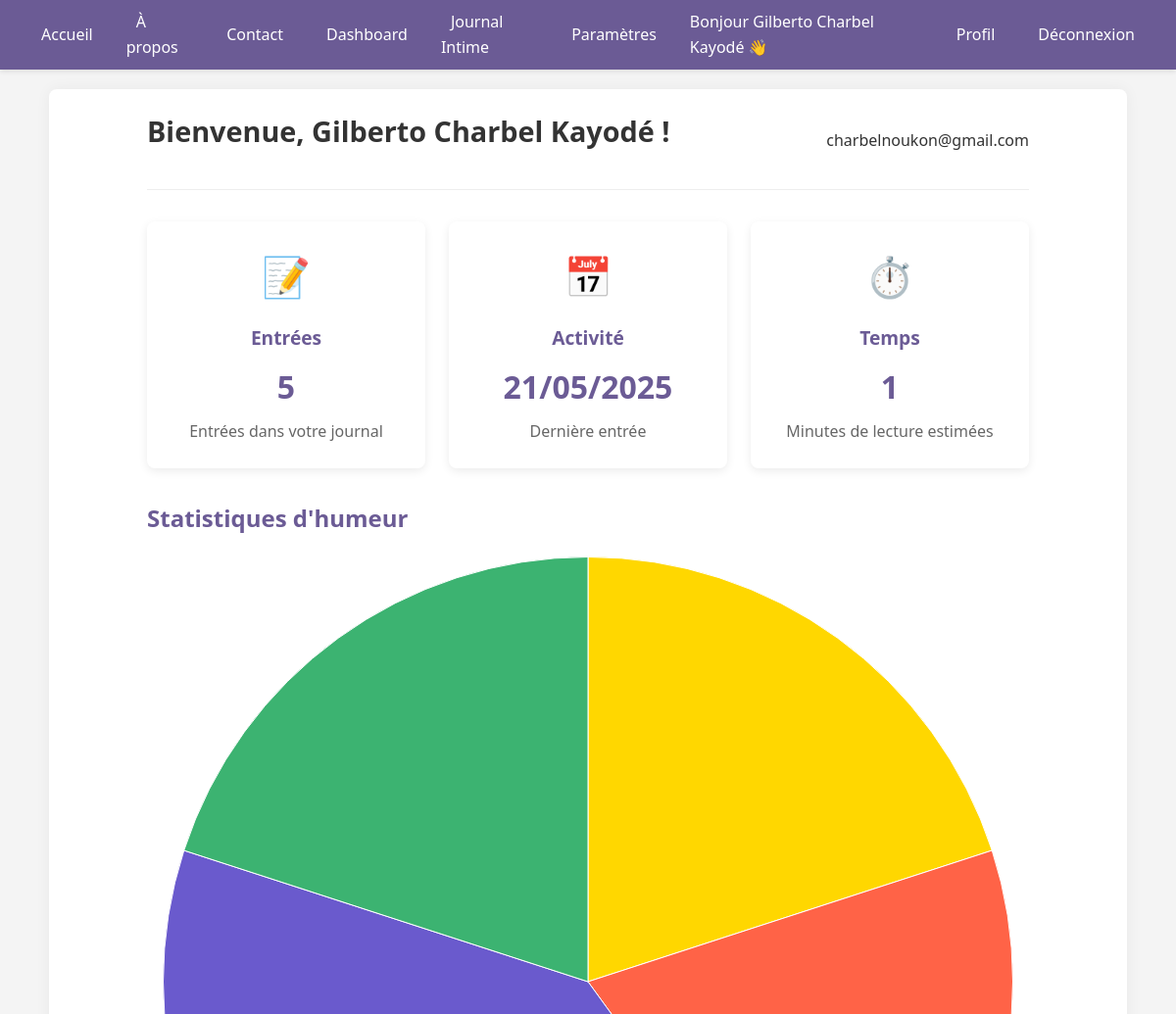
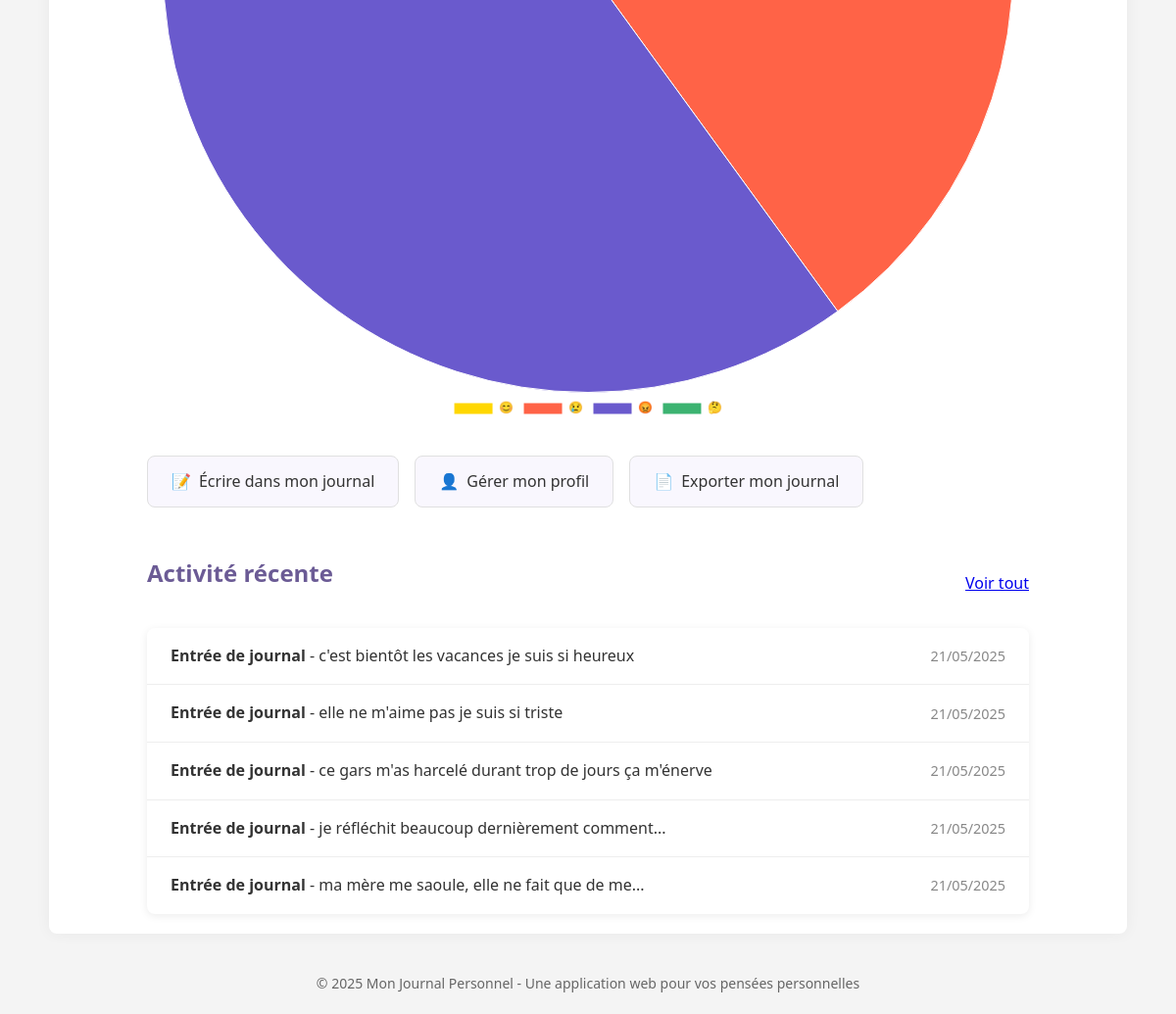
The page /dashboard (signed in) on the database its author committed (2 pictures, top to bottom).
### app.py (models this page shows, shortened)
class User(db.Model, UserMixin):
    id = db.Column(db.Integer, primary_key=True)
    first_name = db.Column(db.String(100), nullable=False)
    last_name = db.Column(db.String(100), nullable=False)
    email = db.Column(db.String(150), unique=True, nullable=False)
    password_hash = db.Column(db.String(200), nullable=False)
    theme = db.Column(db.String(20), default="light")  # 'light' ou 'dark'
    font = db.Column(db.String(50), default="default")  # ex : 'serif', 'sans-serif', etc.
    entries = db.relationship('JournalEntry', backref='author', lazy=True)

class JournalEntry(db.Model):
    id = db.Column(db.Integer, primary_key=True)
    _texte = db.Column("texte", db.LargeBinary, nullable=False)
    date_created = db.Column(db.DateTime, default=datetime.datetime.utcnow)
    user_id = db.Column(db.Integer, db.ForeignKey('user.id'), nullable=False)
    humeur = db.Column(db.String(10), nullable=True)
    tags = db.relationship('Tag', secondary=entry_tags, backref=db.backref('entries', lazy='dynamic'))
    @property
    def texte(self):
        try:
            return fernet.decrypt(self._texte).decode()
        except Exception:
            return self._texte.decode() if isinstance(self._texte, bytes) else str(self._texte)
    @texte.setter
    def texte(self, value):
        self._texte = fernet.encrypt(value.encode())

### app.py (the view)
@app.route('/dashboard')
@login_required
def dashboard():
    user = current_user
    humeurs = [entry.humeur for entry in user.entries if entry.humeur]
    compteur_humeurs = Counter(humeurs)
    labels = list(compteur_humeurs.keys()) if compteur_humeurs else []
    counts = list(compteur_humeurs.values()) if compteur_humeurs else []
    return render_template(
        'dashboard.html',
        user=user,
        humeurs_labels=labels,
        humeurs_counts=counts
    )

### app.py (called while the page is built)
@login_manager.user_loader
def load_user(user_id):
    return db.session.get(User, int(user_id))  # Changement ici

### templates/dashboard.html (shortened to what this page needs)
{% extends "base.html" %}
{% block content %}
<div class="dashboard-container">
    <div class="dashboard-header">
        <h1 class="welcome-message">Bienvenue, {{ user.first_name }} !</h1>
        <div class="user-info">
            <span>{{ user.email }}</span>
        </div>
    </div>
    <div class="dashboard-cards">
        <div class="dashboard-card">
            <div class="card-icon">📝</div>
            <h3 class="card-title">Entrées</h3>
            <div class="card-value">{{ user.entries|length }}</div>
            <p class="card-description">Entrées dans votre journal</p>
        </div>
        <div class="dashboard-card">
            <div class="card-icon">📅</div>
            <h3 class="card-title">Activité</h3>
            <div class="card-value">
                {% if user.entries %}
                    {{ user.entries[-1].date_created.strftime('%d/%m/%Y') }}
                {% else %}
                    -
                {% endif %}
            </div>
            <p class="card-description">Dernière entrée</p>
        </div>
        <div class="dashboard-card">
            <div class="card-icon">⏱️</div>
            <h3 class="card-title">Temps</h3>
            <div class="card-value">
                {% if user.entries|length > 0 %}
                    {{ (user.entries|map(attribute='texte')|join|length // 200) if user.entries else 0 }}
                {% else %}
                    0
                {% endif %}
            </div>
            <p class="card-description">Minutes de lecture estimées</p>
        </div>
    </div>
    <h2>Statistiques d'humeur</h2>
    <canvas id="chartHumeur" width="400" height="200"></canvas>
    <div class="action-buttons">
        <a href="{{ url_for('journal') }}" class="action-button">
            <span>📝</span> Écrire dans mon journal
        </a>
        <a href="{{ url_for('profile') }}" class="action-button">
            <span>👤</span> Gérer mon profil
        </a>
        <a href="{{ url_for('export_txt') }}" class="action-button">
            <span>📄</span> Exporter mon journal
        </a>
    </div>
    <div class="recent-activity">
        <div class="activity-header">
            <h2>Activité récente</h2>
            <a href="{{ url_for('journal') }}">Voir tout</a>
        </div>
        <div class="activity-list">
            {% if user.entries|length > 0 %}
                {% for entry in user.entries[:5] %}
                    <div class="activity-item">
                        <div>
                            <strong>Entrée de journal</strong> -
                            {{ entry.texte|truncate(50) }}
                        </div>
                        <span class="activity-date">{{ entry.date_created.strftime('%d/%m/%Y') }}</span>
                    </div>
                {% endfor %}
            {% else %}
                <div class="activity-item">
                    <p>Aucune activité récente. Commencez à écrire dans votre journal!</p>
                </div>
            {% endif %}
        </div>
    </div>
</div>
<script>
  // Vérifier que les données existent et ne sont pas nulles
  const labels = {{ humeurs_labels|tojson | safe }};
  const counts = {{ humeurs_counts|tojson | safe }};
  if (labels.length > 0 && counts.length > 0) {
    const ctx = document.getElementById('chartHumeur').getContext('2d');
    const chartHumeur = new Chart(ctx, {
      type: 'pie',
      data: {
        labels: labels,
        datasets: [{
          label: 'Nombre d\'entrées',
          data: counts,
          backgroundColor: [
            '#FFD700',
            '#FF6347',
            '#6A5ACD',
            '#3CB371',
            '#FFA500',
            '#87CEEB'
          ],
          borderWidth: 1
        }]
      },
      options: {
        responsive: true,
        plugins: {
          legend: {
            position: 'bottom',
          }
        }
      }
    });
  } else {
    // Pas de données à afficher, on peut masquer le canvas ou afficher un message
    document.getElementById('chartHumeur').style.display = 'none';
    // Optionnel : afficher un message à l'utilisateur
    const container = document.getElementById('chartHumeur').parentNode;
    const msg = document.createElement('p');
    msg.textContent = "Pas encore d'entrées avec humeur pour afficher les statistiques.";
    container.appendChild(msg);
  }
</script>
{% endblock %}

### templates/base.html (shortened to what this page needs)
<!DOCTYPE html>
<html lang="fr">
<head>
</head>
<body>
    <nav>
    <ul>
        <li><a href="{{ url_for('home') }}">Accueil</a></li>
        <li><a href="{{ url_for('about') }}">À propos</a></li>
        <li><a href="{{ url_for('contact') }}">Contact</a></li>
        {% if current_user.is_authenticated %}
            <li><a href="{{ url_for('dashboard') }}">Dashboard</a></li>
            <li><a href="{{ url_for('journal') }}">Journal Intime</a></li>
            <li><a href="{{ url_for('settings') }}">Paramètres</a></li>
        {% endif %}
    </ul>
    <ul>
        {% if current_user.is_authenticated %}
            <li style="color: white;">Bonjour {{ current_user.first_name }} 👋</li>
            <li><a href="{{ url_for('profile') }}">Profil</a></li>
            <li><a href="{{ url_for('logout') }}">Déconnexion</a></li>
        {% else %}
            <li><a href="{{ url_for('login') }}">Connexion</a></li>
            <li><a href="{{ url_for('register') }}">Inscription</a></li>
        {% endif %}
    </ul>
    </nav>
    <div class="content-wrapper">
        {% block content %}{% endblock %}
    </div>
    <body class="{{ current_user.theme }} {{ current_user.font }}">
    <footer>
        <p>© 2025 Mon Journal Personnel - Une application web pour vos pensées personnelles</p>
    </footer>
</body>
</html>

### templates/base.html (style rules this page uses)
body.light { background-color: var(--light-bg); color: var(--dark-text); }
:root { --primary-color: #6b5b95; --primary-hover: #5a4a82; --light-bg: #f4f4f4; --dark-text: #333; --light-text: #fff; --success-color: #4caf50; --error-color: #f44336; --border-radius: 8px; }
* { box-sizing: border-box; margin: 0; padding: 0; }
body { margin: 0; font-family: 'Segoe UI', Tahoma, Geneva, Verdana, sans-serif; background-color: var(--light-bg); color: var(--dark-text); line-height: 1.6; }
nav { background-color: var(--primary-color); padding: 10px 20px; display: flex; justify-content: space-between; align-items: center; box-shadow: 0 2px 5px rgba(0,0,0,0.1); }
nav ul { list-style: none; margin: 0; padding: 0; display: flex; align-items: center; }
nav li { margin: 0 12px; }
nav a { color: var(--light-text); text-decoration: none; font-weight: 500; transition: all 0.3s ease; padding: 5px 10px; border-radius: var(--border-radius); }
.content-wrapper { max-width: 1100px; margin: 20px auto; padding: 20px; background-color: white; border-radius: var(--border-radius); box-shadow: 0 0 15px rgba(0,0,0,0.05); min-height: calc(100vh - 200px); }
h1, h2, h3 { color: var(--primary-color); margin-bottom: 20px; }
footer { text-align: center; padding: 20px; margin-top: 20px; color: #666; font-size: 14px; }

### templates/dashboard.html (style rules this page uses)
.dashboard-container { max-width: 900px; margin: 0 auto; }
.dashboard-header { display: flex; justify-content: space-between; align-items: center; margin-bottom: 2rem; padding-bottom: 1rem; border-bottom: 1px solid #eee; }
.welcome-message { font-size: 1.8rem; color: #333; }
.dashboard-cards { display: grid; grid-template-columns: repeat(auto-fit, minmax(250px, 1fr)); gap: 1.5rem; margin-bottom: 2rem; }
.dashboard-card { background-color: #fff; border-radius: 8px; box-shadow: 0 3px 10px rgba(0,0,0,0.08); padding: 1.5rem; display: flex; flex-direction: column; align-items: center; text-align: center; transition: transform 0.3s ease; }
.card-icon { font-size: 2.5rem; margin-bottom: 1rem; color: #6b5b95; }
.card-title { font-size: 1.2rem; font-weight: 600; margin-bottom: 0.5rem; }
.card-value { font-size: 2rem; font-weight: 700; color: #6b5b95; }
.card-description { color: #666; margin-top: 0.5rem; }
.action-buttons { display: flex; flex-wrap: wrap; gap: 1rem; margin-top: 2rem; }
.action-button { display: flex; align-items: center; gap: 0.5rem; background-color: #f9f7fe; border: 1px solid #e0e0e0; padding: 0.8rem 1.5rem; border-radius: 8px; text-decoration: none; color: #333; font-weight: 500; transition: all 0.3s ease; }
.recent-activity { margin-top: 3rem; }
.activity-header { display: flex; justify-content: space-between; align-items: center; margin-bottom: 1rem; }
.activity-list { background-color: #fff; border-radius: 8px; box-shadow: 0 2px 8px rgba(0,0,0,0.08); overflow: hidden; }
.activity-item { padding: 1rem 1.5rem; border-bottom: 1px solid #eee; display: flex; align-items: center; }
.activity-item:last-child { border-bottom: none; }
.activity-date { color: #888; font-size: 0.9rem; margin-left: auto; }

### rows shown on the page
User: first_name "Gilberto Charbel Kayodé", email "charbelnoukon@gmail.com"
JournalEntry: date_created "21/05/2025", texte "ma mère me saoule, elle ne fait que de me..."
JournalEntry: texte "c'est bientôt les vacances je suis si heureux", date_created "21/05/2025"
JournalEntry: texte "elle ne m'aime pas je suis si triste", date_created "21/05/2025"
JournalEntry: texte "ce gars m'as harcelé durant trop de jours ça m'énerve", date_created "21/05/2025"
JournalEntry: texte "je réfléchit beaucoup dernièrement comment...", date_created "21/05/2025"

### other values the page prints
{{ user.entries|length }} "5"
chart data {{ humeurs_counts|tojson | safe }} [1, 1, 2, 1]
